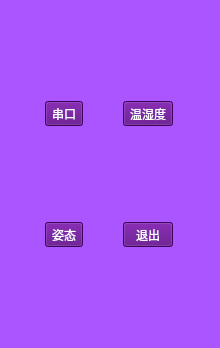
<?xml version="1.0" encoding="UTF-8"?>
<ui version="4.0">
 <class>mainWidget</class>
 <widget class="QWidget" name="mainWidget">
  <property name="geometry">
   <rect>
    <x>0</x>
    <y>0</y>
    <width>220</width>
    <height>348</height>
   </rect>
  </property>
  <property name="sizePolicy">
   <sizepolicy hsizetype="Preferred" vsizetype="Preferred">
    <horstretch>0</horstretch>
    <verstretch>0</verstretch>
   </sizepolicy>
  </property>
  <property name="windowTitle">
   <string>主界面</string>
  </property>
  <property name="layoutDirection">
   <enum>Qt::LeftToRight</enum>
  </property>
  <property name="styleSheet">
   <string notr="true">background-color: rgb(170, 85, 255);
font: 700 9pt &quot;FiraCode Nerd Font Mono&quot;;</string>
  </property>
  <layout class="QGridLayout" name="gridLayout">
   <item row="0" column="1">
    <widget class="QToolButton" name="temp_hum_dispaly_toolBut">
     <property name="styleSheet">
      <string notr="true">background-color: rgb(85, 0, 127);
font: 700 9pt &quot;FiraCode Nerd Font Mono&quot;;
color: rgb(255, 255, 255);</string>
     </property>
     <property name="text">
      <string>温湿度</string>
     </property>
    </widget>
   </item>
   <item row="0" column="0">
    <widget class="QToolButton" name="comm_toolBut">
     <property name="styleSheet">
      <string notr="true">background-color: rgb(85, 0, 127);
font: 700 9pt &quot;FiraCode Nerd Font Mono&quot;;
color: rgb(255, 255, 255);</string>
     </property>
     <property name="text">
      <string>串口</string>
     </property>
    </widget>
   </item>
   <item row="1" column="0">
    <widget class="QToolButton" name="qua_display_toolButton">
     <property name="styleSheet">
      <string notr="true">background-color: rgb(85, 0, 127);
font: 700 9pt &quot;FiraCode Nerd Font Mono&quot;;
color: rgb(255, 255, 255);</string>
     </property>
     <property name="text">
      <string>姿态</string>
     </property>
    </widget>
   </item>
   <item row="1" column="1">
    <widget class="QToolButton" name="exit_toolBut">
     <property name="sizePolicy">
      <sizepolicy hsizetype="Preferred" vsizetype="Fixed">
       <horstretch>0</horstretch>
       <verstretch>0</verstretch>
      </sizepolicy>
     </property>
     <property name="styleSheet">
      <string notr="true">background-color: rgb(85, 0, 127);
font: 700 9pt &quot;FiraCode Nerd Font Mono&quot;;
color: rgb(255, 255, 255);</string>
     </property>
     <property name="text">
      <string>退出</string>
     </property>
    </widget>
   </item>
  </layout>
 </widget>
 <resources/>
 <connections/>
</ui>
